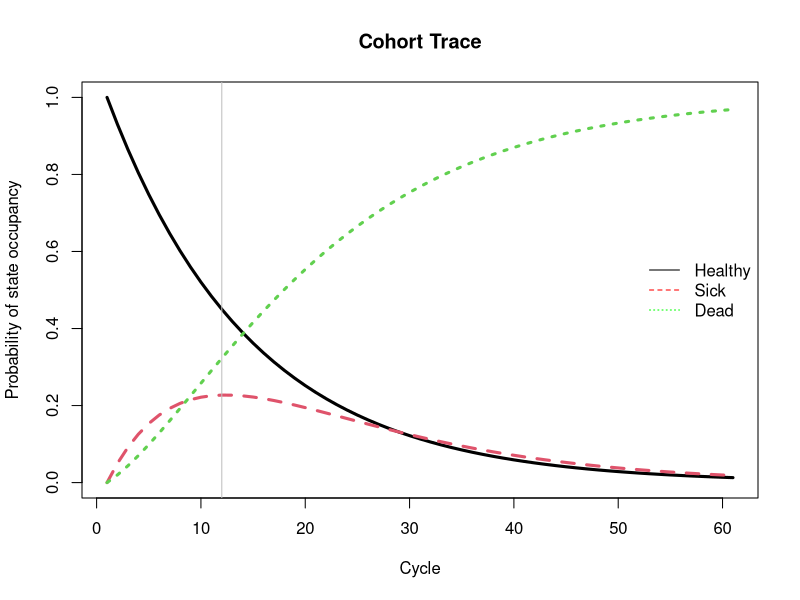
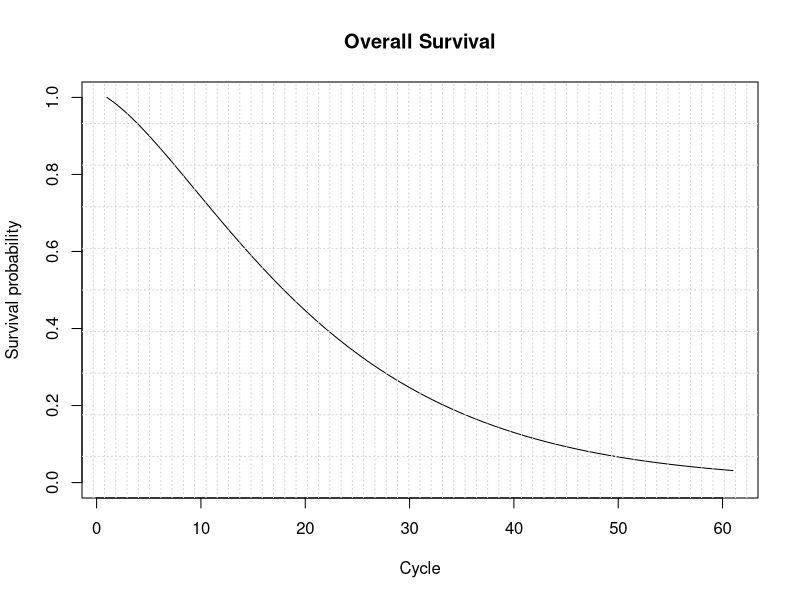
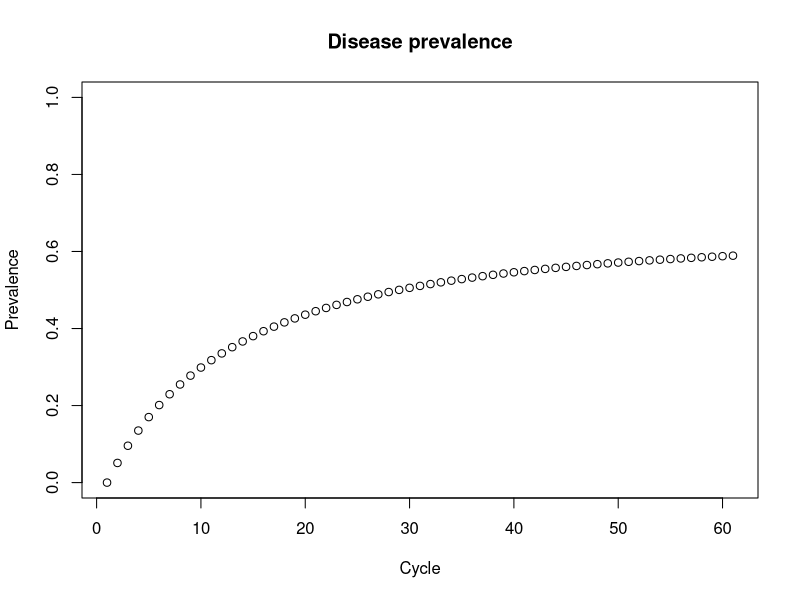

These figures' R source, in order:
#####################################################################################
##########             Simple 3-state Markov model in R         #####################
#####################################################################################

# Developed by the Decision Analysis in R for Technologies in Health (DARTH) workgroup
# Fernando Alarid-Escudero, PhD (1) 
# Eva A. Enns, MS, PhD (2)	
# M.G. Myriam Hunink, MD, PhD (3,4)
# Hawre J. Jalal, MD, PhD (5) 
# Eline M. Krijkamp, MSc (3)	
# Petros Pechlivanoglou, PhD (6) 

# In collaboration of: 		
# 1 Drug Policy Program, Center for Research and Teaching in Economics (CIDE) - CONACyT, 
#   Aguascalientes, Mexico
# 2 University of Minnesota School of Public Health, Minneapolis, MN, USA
# 3 Erasmus MC, Rotterdam, The Netherlands
# 4 Harvard T.H. Chan School of Public Health, Boston, USA
# 5 University of Pittsburgh Graduate School of Public Health, Pittsburgh, PA, USA
# 6 The Hospital for Sick Children, Toronto and University of Toronto, Toronto ON, Canada

#####################################################################################
# Please cite our publications when using this code
# - Jalal H, Pechlivanoglou P, Krijkamp E, Alarid-Escudero F, Enns E, Hunink MG. 
# An Overview of R in Health Decision Sciences. Med Decis Making. 2017; 37(3): 735-746. 
# https://journals.sagepub.com/doi/abs/10.1177/0272989X16686559
# - Krijkamp EM, Alarid-Escudero F, Enns EA, Jalal HJ, Hunink MGM, Pechlivanoglou P. 
# Microsimulation modeling for health decision sciences using R: A tutorial. 
# Med Decis Making. 2018;38(3):400–22. 
# https://journals.sagepub.com/doi/abs/10.1177/0272989X18754513
# - Krijkamp EM, Alarid-Escudero F, Enns E, Pechlivanoglou P, Hunink MM, Jalal H. 
# A Multidimensional Array Representation of State-Transition Model Dynamics. 
# BioRxiv 670612 2019.https://www.biorxiv.org/content/10.1101/670612v1

#####################################################################################
# Copyright 2017, THE HOSPITAL FOR SICK CHILDREN AND THE COLLABORATING INSTITUTIONS. 
# All rights reserved in Canada, the United States and worldwide. Copyright, 
# trademarks, trade names and any and all associated intellectual property are 
# exclusively owned by THE HOSPITAL FOR Sick CHILDREN and the collaborating 
# institutions. These materials may be used, reproduced, modified, distributed 
# and adapted with proper attribution.
#####################################################################################

rm(list = ls())      # clear memory (removes all the variables from the workspace)

#### 01 Load packages ####
# no packages required
# library(dampack)

#### 02 Load Functions ####
# no functions required

#### 03 Input Model Parameters ####
## Strategy names
v_names_str <- c("Base Case")  
## Number of strategies
n_str <- length(v_names_str)
## Markov model parameters
v_n  <- c("Healthy", "Sick", "Dead")    # state names
n_s  <- length(v_n)                     # number of states
n_t  <- 60                              # number of cycles

p_HD <- 0.02                    # probability to die when healthy
p_HS <- 0.05                    # probability to become sick when healthy
p_SD <- 0.1                     # probability to die when sick

# Costs and utilities  
c_H  <- 400                     # cost of remaining one cycle healthy
c_S  <- 1000                    # cost of remaining one cycle sick
c_D  <- 0                       # cost of remaining one cycle dead
u_H  <- 0.8                     # utility when healthy 
u_S  <- 0.5                     # utility when sick
u_D  <- 0                       # utility when dead
d_e <- d_c <- 0.03               # equal discount of costs and QALYs by 3%
v_dwc <- 1 / (1 + d_e) ^ (0:n_t) # calculate discount weights for costs for each cycle based on discount rate d_c
v_dwe <- 1 / (1 + d_c) ^ (0:n_t) # calculate discount weights for effectiveness for each cycle based on discount rate d_e

#### 04 Define and initialize matrices and vectors ####
#### 04.1 Cohort trace ####
# create the cohort trace
m_M <- matrix(NA, 
              nrow = n_t + 1 ,             # create Markov trace (n.t + 1 because R doesn't understand  Cycle 0)
              ncol = n_s, 
              dimnames = list(0:n_t, v_n))

m_M[1, ] <- c(1, 0, 0)                     # initialize first cycle of Markov trace

#### 04.2 Transition probability MATRIX ####
# create the transition probability matrix
m_P  <- matrix(0,
               nrow = n_s,
               ncol = n_s,
               dimnames = list(v_n, v_n)) # name the columns and rows of the transition probability matrix
m_P

# fill in the transition probability matrix
### From Healthy
m_P["Healthy", "Healthy"] <- 1 - p_HD - p_HS
m_P["Healthy", "Sick"]    <- p_HS
m_P["Healthy", "Dead"]    <- p_HD

### From Sick
m_P["Sick", "Sick"] <- 1 - p_SD
m_P["Sick", "Dead"] <- p_SD

### From Dead
m_P["Dead", "Dead"] <- 1

# check rows add up to 1
rowSums(m_P)

#### 05 Run Markov model ####
for (t in 1:n_t){ # t<-1                  # loop through the number of cycles
  m_M[t + 1, ] <- m_M[t, ] %*% m_P        # estimate the state vector for the next cycle (t + 1)
}

# the %*% represents the matrix multiplication 

#### 06 Compute and Plot Epidemiological Outcomes ####
#### 06.1 Cohort trace #####
matplot(m_M, type = 'l', 
        ylab = "Probability of state occupancy",
        xlab = "Cycle",
        main = "Cohort Trace", lwd = 3)          # create a plot of the data
legend("right", v_n, col = c("black", "red", "green"), 
       lty = 1:3, bty = "n")  # add a legend to the graph

abline(v=which.max(m_M[, "Sick"]), col = "gray")

#### 06.2 Overall Survival (OS) #####
v_os <- 1 - m_M[, "Dead"]                  # calculate the overall survival (OS) probability
v_os <- rowSums(m_M[, 1:2])                # alternative way of calculating the OS probability   

plot(v_os, type = 'l', 
     ylim = c(0, 1),
     ylab = "Survival probability",
     xlab = "Cycle",
     main = "Overall Survival")             # create a simple plot showing the OS
grid(nx = n_t, ny = 10, col = "lightgray", lty = "dotted", lwd = par("lwd"), equilogs = TRUE) # add grid 

#### 06.2.1 Life Expectancy (LE) #####
v_le <- sum(v_os)                             # summing probablity of OS over time  (i.e. life expectancy)

#### 06.3 Disease prevalence #####
v_prev <- m_M[, "Sick"]/v_os
plot(v_prev,
     ylim = c(0, 1),
     ylab = "Prevalence",
     xlab = "Cycle",
     main = "Disease prevalence")